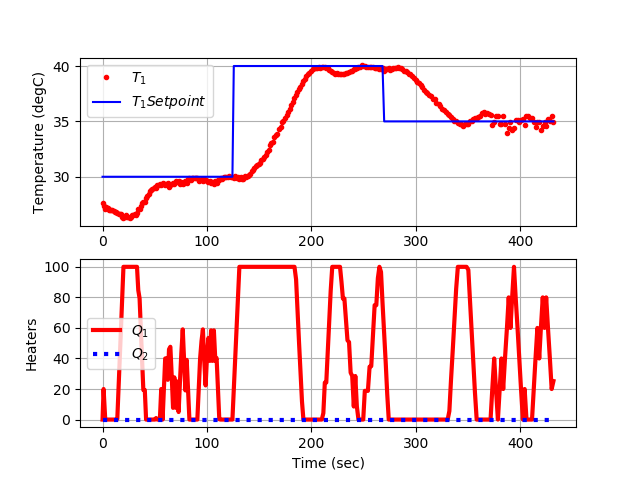

Reproduce this figure in Python.
import tclab
import numpy as np
import time
import matplotlib.pyplot as plt
from gekko import GEKKO

# Connect to Arduino
a = tclab.TCLab()

# Get Version
print(a.version)

# Turn LED on
print('LED On')
a.LED(100)

# Run time in minutes
run_time = 5.0

# Number of cycles
loops = int(60.0*run_time)
tm = np.zeros(loops)

# Temperature (K)
T1 = np.ones(loops) * a.T1 # temperature (degC)
Tsp1 = np.ones(loops) * 30.0 # set point (degC)
# Set point changes
Tsp1[100:] = 40.0
Tsp1[200:] = 35.0

T2 = np.ones(loops) * a.T2 # temperature (degC)
Tsp2 = np.ones(loops) * 23.0 # set point (degC)

# heater values
Q1s = np.ones(loops) * 0.0
Q2s = np.ones(loops) * 0.0

#########################################################
# Initialize Model as Estimator
#########################################################
m = GEKKO(name='tclab-mpc')

# 30 second time horizon
m.time = np.linspace(0,30,31)

# Parameters
Q1_ss = m.Param(value=0)
TC1_ss = m.Param(value=23)
Kp = m.Param(value=0.5)
tau = m.Param(value=50.0)
zeta = m.Param(value=1.5)

# Manipulated variable
Q1 = m.MV(value=Q1_ss)
Q1.STATUS = 1  # use to control temperature
Q1.FSTATUS = 0 # no feedback measurement
Q1.LOWER = 0.0
Q1.UPPER = 100.0
Q1.DMAX = 20.0
Q1.COST = 0.0
Q1.DCOST = 1.0e-3

# Variables
x1 = m.Var(value=0)
x2 = m.Var(value=0)

# Controlled variable
TC1 = m.CV(value=TC1_ss)
TC1.STATUS = 1     # minimize error with setpoint range
TC1.FSTATUS = 1    # receive measurement
TC1.TR_INIT = 1    # reference trajectory
TC1.TAU = 10       # time constant for response

# Equation
m.Equation(x2 == x1.dt())
m.Equation(tau**2*x2.dt() + 2*zeta*tau*x1.dt() \
           + x1 == Kp * (Q1-Q1_ss)) 
m.Equation(TC1 == x1 + TC1_ss)

# Global Options
#m.server = 'http://127.0.0.1' # local server, if available
m.options.IMODE   = 6 # MPC
m.options.CV_TYPE = 1 # Objective type
m.options.NODES   = 3 # Collocation nodes
m.options.SOLVER  = 3 # 1=APOPT, 3=IPOPT
##################################################################

# Create plot
plt.figure()
plt.ion()
plt.show()

# Main Loop
start_time = time.time()
prev_time = start_time
try:
    for i in range(1,loops):
        # Sleep time
        sleep_max = 1.0
        sleep = sleep_max - (time.time() - prev_time)
        if sleep>=0.01:
            time.sleep(sleep)
        else:
            time.sleep(0.01)

        # Record time and change in time
        t = time.time()
        dt = t - prev_time
        prev_time = t
        tm[i] = t - start_time
                    
        # Read temperatures in Kelvin 
        T1[i] = a.T1
        T2[i] = a.T2

        ###############################
        ### MPC CONTROLLER          ###
        ###############################
        TC1.MEAS = T1[i]
        # input setpoint with deadband +/- DT
        DT = 0.1
        TC1.SPHI = Tsp1[i] + DT
        TC1.SPLO = Tsp1[i] - DT
        # solve MPC
        m.solve(disp=False)    
        # test for successful solution
        if (m.options.APPSTATUS==1):
            # retrieve the first Q value
            Q1s[i] = Q1.NEWVAL
        else:
            # not successful, set heater to zero
            Q1s[i] = 0        
        
        # Write output (0-100)
        a.Q1(Q1s[i])
        a.Q2(Q2s[i])

        # Plot
        plt.clf()
        ax=plt.subplot(2,1,1)
        ax.grid()
        plt.plot(tm[0:i],T1[0:i],'ro',MarkerSize=3,label=r'$T_1$')
        plt.plot(tm[0:i],Tsp1[0:i],'b-',MarkerSize=3,label=r'$T_1 Setpoint$')
        plt.ylabel('Temperature (degC)')
        plt.legend(loc='best')
        ax=plt.subplot(2,1,2)
        ax.grid()
        plt.plot(tm[0:i],Q1s[0:i],'r-',LineWidth=3,label=r'$Q_1$')
        plt.plot(tm[0:i],Q2s[0:i],'b:',LineWidth=3,label=r'$Q_2$')
        plt.ylabel('Heaters')
        plt.xlabel('Time (sec)')
        plt.legend(loc='best')
        plt.draw()
        plt.pause(0.05)
        
# Allow user to end loop with Ctrl-C           
except KeyboardInterrupt:
    # Disconnect from Arduino
    a.Q1(0)
    a.Q2(0)
    print('Shutting down')
    a.close()
    
# Make sure serial connection still closes when there's an error
except:           
    # Disconnect from Arduino
    a.Q1(0)
    a.Q2(0)
    print('Error: Shutting down')
    a.close()
    raise
